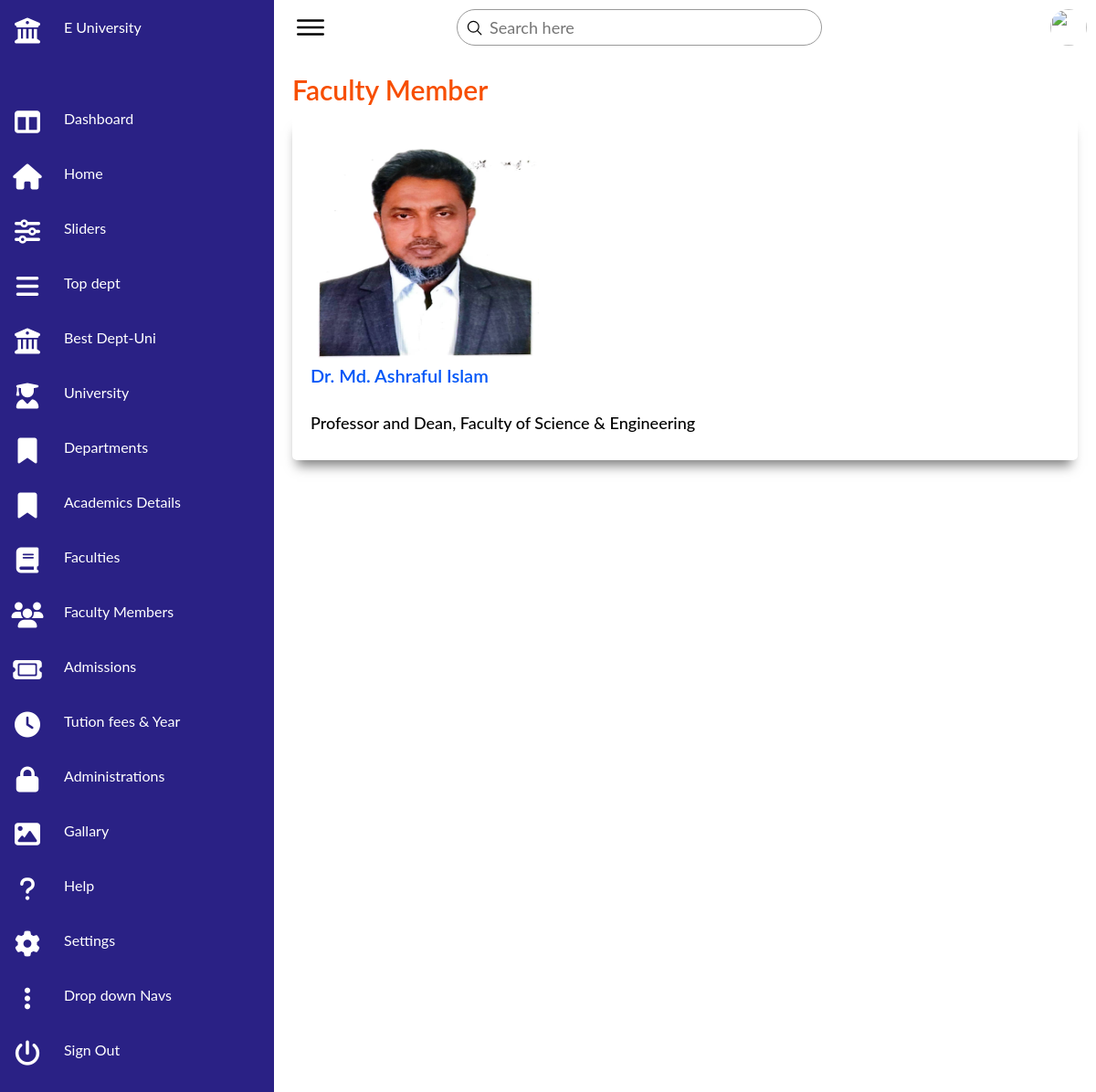
Screenshot of /view-faculty-member.php?id=1 with the database file from the repository.
### tables this page shows
CREATE TABLE `faculty_member` (
  `id` int NOT NULL,
  `name` varchar(255) NOT NULL,
  `designation` varchar(255) NOT NULL,
  `university_id` int NOT NULL,
  `academic_id` int NOT NULL,
  `image` varchar(255) NOT NULL
);

### view-faculty-member.php (the view, shortened to what this page needs)
<!DOCTYPE html>
<html lang="en">
<head>
    <link rel="stylesheet" href="https://cdnjs.cloudflare.com/ajax/libs/font-awesome/6.2.1/css/all.min.css">
    <link rel="stylesheet" href="css/admin.css">
    <link rel="stylesheet" href="css/style.css">
</head>
<body>
    <div class="container">
        <?php include_once 'admin-nav.php'?>
        <div class="main">
            <div class="topbar">
                <div class="toggle">
                    <ion-icon name="menu-outline"></ion-icon>
                </div>
                <div class="search">
                    <label>
                        <input type="text" placeholder="Search here">
                        <ion-icon name="search-outline"></ion-icon>
                    </label>
                </div>
                <div class="user">
                    <img src="assets/imgs/customer01.jpg" alt="">
                </div>
            </div>
            <div class="table">
                <div class="text">
                    <h1>Faculty Member</h1>
                </div>
                <?php
                include_once 'config.php';
                $id = $_GET['id'];
                $sql = "SELECT * FROM faculty_member WHERE id = '$id'";
                $result = mysqli_query($conn,$sql);
                if(mysqli_num_rows($result)>0){
                    while($row = mysqli_fetch_assoc($result)){
                ?>
               <div class="view-category">
                <img src="<?= $row['image']?>" alt="" style="width:250px; height:250px;">
                <br>
                <h2><?= $row['name']?></h2>
                <br>
                <p><?= $row['designation']?></p>
                <?php } } ?>
            </div>
        </div>
    </div>
</body>
</html>

### css/admin.css (style rules this page uses)
* { font-family: "Ubuntu", sans-serif; margin: 0; padding: 0; box-sizing: border-box; }
:root { --blue: #2a2185; --white: #fff; --gray: #f5f5f5; --black1: #222; --black2: #999; }
body { overflow-x: hidden; }
.container { position: relative; width: 100%; display: flex; justify-content: space-between; align-items: center; height: 100%; }
.main { position: absolute; width: calc(100% - 300px); left: 300px; height: 100%; background: var(--white); transition: 0.5s; }
.topbar { width: 100%; height: 60px; display: flex; justify-content: space-between; align-items: center; padding: 0 10px; }
.toggle { position: relative; width: 60px; height: 60px; display: flex; justify-content: center; align-items: center; font-size: 2.5rem; cursor: pointer; }
.search { position: relative; width: 400px; margin: 0 10px; }
.search label { position: relative; width: 100%; }
.search label input { width: 100%; height: 40px; border-radius: 40px; padding: 5px 20px; padding-left: 35px; font-size: 18px; outline: none; border: 1px solid var(--black2); }
.search label ion-icon { position: absolute; top: 0; left: 10px; font-size: 1.2rem; }
.user { position: relative; width: 40px; height: 40px; border-radius: 50%; overflow: hidden; cursor: pointer; }
.user img { position: absolute; top: 0; left: 0; width: 100%; height: 100%; object-fit: cover; }
.table { padding: 20px; width: 100%; }
.table .text h1 { font-size: 30px; font-weight: 600; margin-bottom: 10px; color: rgb(247, 78, 0); }
.table .view-category { padding: 20px; width: 100%; background: white; border-radius: 5px; box-shadow: -1px 12px 12px -6px rgba(0,0,0,0.5); }
.table .view-category h2 { font-size: 20px; font-weight: 600; margin-bottom: 10px; color: rgb(0, 86, 247); }
.table .view-category p { font-size: 18px; font-weight: 500; margin-bottom: 10px; color: rgb(0, 0, 0); }

### css/style.css (style rules this page uses)
* { margin: 0; padding: 0; box-sizing: border-box; text-decoration: none; list-style: none; scroll-behavior: smooth; font-family: 'Lato', sans-serif; }

### rows the page displays
faculty_member: image (picture), name "Dr. Md. Ashraful Islam", designation "Professor and Dean, Faculty of Science & Engineering"
